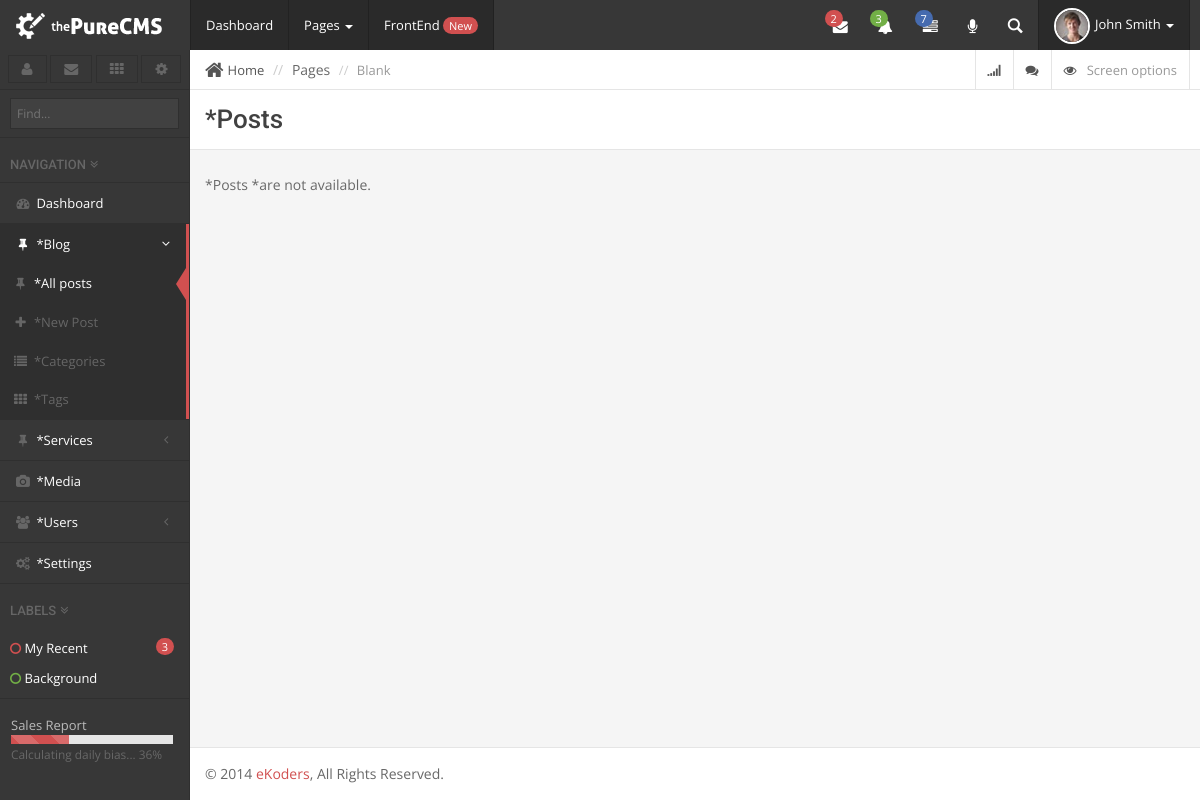
The app's page /admin/posts.php?type=blog (signed in), older data.
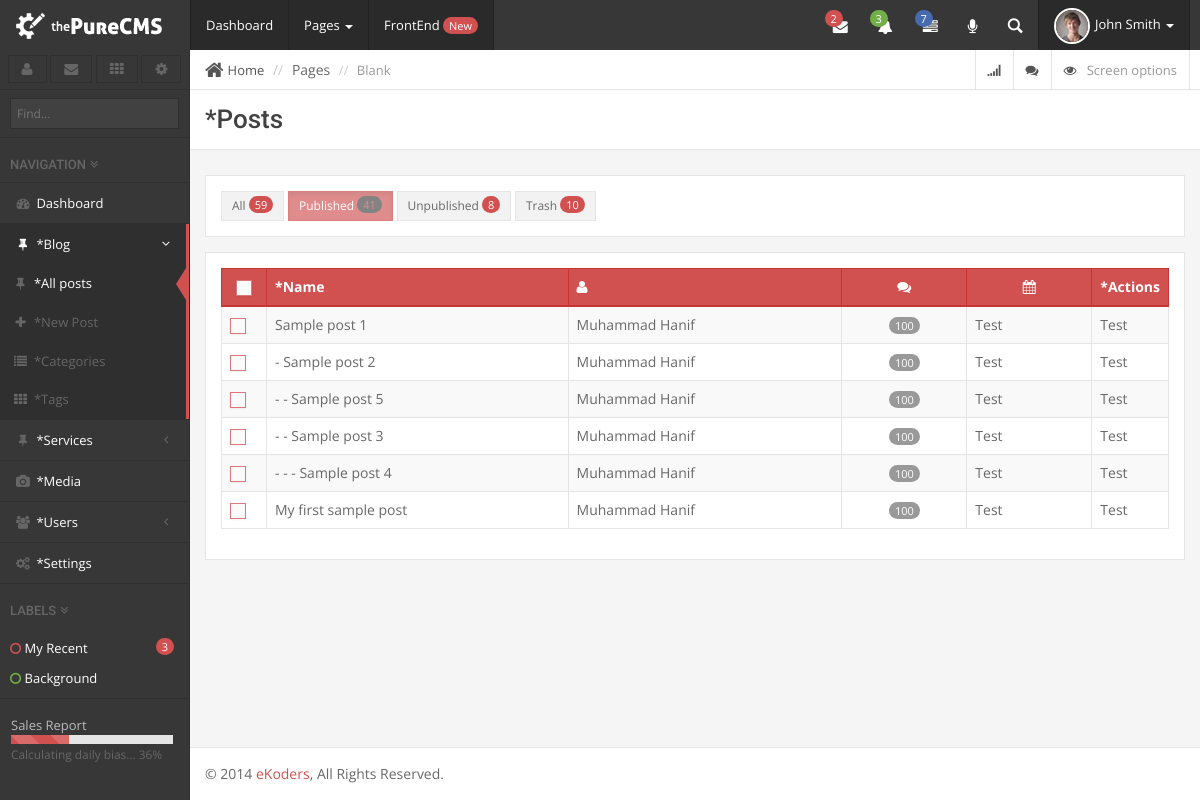
The same page, newer data.
### tables this page shows
CREATE TABLE IF NOT EXISTS `objects` (
  `ID` int(11) NOT NULL AUTO_INCREMENT,
  `author` int(11) NOT NULL,
  `title` varchar(256) NOT NULL,
  `content` longtext NOT NULL,
  `excerpt` longtext NOT NULL,
  `name` varchar(256) NOT NULL,
  `parent` int(11) NOT NULL,
  `status` varchar(16) NOT NULL DEFAULT 'punlished',
  `mimetype` varchar(16) NOT NULL,
  `type` varchar(16) NOT NULL,
  `ts` timestamp NOT NULL DEFAULT CURRENT_TIMESTAMP,
  `modified_ts` timestamp NOT NULL DEFAULT '0000-00-00 00:00:00',
  PRIMARY KEY (`ID`)
);

### common/default_vars.php (called while the page is built, shortened)
<?php
$posts = array();

### common/procedural_functions.php (called while the page is built, shortened)
<?php
function register_post($args = array()){
	extract($args);
	global $posts;
	$posts[$id] = $args;
}

### include/class.database.php (called while the page is built, shortened)
<?php
class Database {
    private $_DB;
    private $_query;
    private $_where = array();
    private $_select = array();
    private $_action;
    private $_table;
    public function __construct() {
        try {
            $this->_DB = new PDO('mysql:host=' . DB_HOST . ';dbname=' . DB_NAME, DB_USER, DB_PASS);
            $this->_DB->setAttribute(PDO::ATTR_ERRMODE, PDO::ERRMODE_EXCEPTION);
        } catch (PDOException $e) {
            echo 'ERROR: ' . $e->getMessage();
        }
    }
    public function where($column_name, $value, $operator = '=') {
        $this->_where[$column_name] = array();
        $this->_where[$column_name][] = $value;
        $this->_where[$column_name][] = $operator;
    }
    public function select($columns) {
        foreach ($columns as $column => $name) {
            $this->_select[$column] = $name;
        }
    }
    public function query($query) {
        try {
            $this->_query = $this->_DB->prepare(filter_var($query, FILTER_SANITIZE_STRING));
            $this->bind_results();
            $this->_query->execute();
            $this->_where = array();
            $this->_select = array();
        } catch (PDOException $e) {
            $er = $e->errorInfo;
            echo '<p style="font-family:arial; background:#F00; position:absolute; z-index:10000; color:#FFF; padding:5px;">ERROR: ' . $er[2] . '</p>';
        }
    }
    private function bind_results() {
        if (!empty($this->_where)) {
            foreach ($this->_where as $c => $value) {
                $this->_query->bindValue(':' . $c, $value[0], $this->get_type($value[0]));
            }
        }
    }
    private function get_type($value) {
        if (is_int($value)) {
            $param = PDO::PARAM_INT;
        } elseif (is_bool($value)) {
            $param = PDO::PARAM_BOOL;
        } elseif (is_null($value)) {
            $param = PDO::PARAM_NULL;
        } elseif (is_string($value)) {
            $param = PDO::PARAM_STR;
        } else {
            $param = FALSE;
        }
        return $param;
    }
    private function build_query() {
        $query = $this->_action;
        if ($this->_action == 'SELECT') {
            if (!empty($this->_select)) {
                foreach ($this->_select as $column_name => $name) {
                    $query .=' ' . $column_name . ' as ' . $name . ', ';
                }
            } else {
                $query .= ' *';
            }
            $query = rtrim($query, ', ');
        }
        if ($this->_action != 'UPDATE' && $this->_action != 'INSERT') {
            $query .= ' FROM ';
        }
        $query .= $this->_table;
        if (!empty($this->_where)) {
            $query .= ' WHERE ';
            $columns = array();
            foreach ($this->_where as $c => $v) {
                $columns[] = $c . ' ' . $v[1] . ' :' . $c;
            }
            $query .= implode(' AND ', $columns);
        }
        $this->query($query);
    }
    public function result($fetch_type = PDO::FETCH_OBJ) {
        return $this->_query->fetch($fetch_type);
    }
    public function all_results($fetch_type = PDO::FETCH_OBJ) {
        return $this->_query->fetchAll($fetch_type);
    }
    public function row_count() {
        return $this->_query->rowCount();
    }
    public function from($table_name, $num_rows = NULL) {
        $this->_action = 'SELECT';
        $this->_table = $table_name;
        $this->build_query();
    }
}

### admin/classes/class.post.php (called while the page is built, shortened)
<?php
class Post extends Database{
	private $table_name;
	public function __construct()
	{
		$this->table_name = DB_PREFIX.'objects';
		$this->user = new Users();
		$this->categories = new Categories();
	}
	public function get_posts($type)
	{
		$this->from($this->table_name);
		return $this->all_results();
	}
}

### admin/classes/class.users.php (called while the page is built, shortened)
<?php
class Users extends Capabilities{
	private $profile_table_name;
	public function __construct()
	{
		$this->profile_table_name = DB_PREFIX.'user_profiles';
		if ($this->is_logged_in()) {
			$this->user_capabilities = $this->get_user_capabilitirs();
		}
	}
	public static function is_logged_in()
	{
		if (isset($_SESSION['token'])) {
			return true;
		}else{
			return false;
		}
	}
	public static function get_logged_id()
	{
		if (isset($_SESSION['user_id'])) {
			return $_SESSION['user_id'];
		}
	}
	public function get_profile($user_id = NULL)
	{
		if (is_null($user_id)) {
			$user_id = $this->get_logged_id();
		}
		$this->from($this->profile_table_name);
		if ($this->row_count() > 0) {
			return $this->result();
		}
	}
}

### admin/classes/class.capabilities.php (called while the page is built, shortened)
<?php
class Capabilities extends Database{
	protected $role_table_name;
	public function __construct()
	{
		$this->role_table_name = DB_PREFIX.'user_roles';
	}
	public function get_user_capabilitirs($user_id = NULL)
	{
		$profile = $this->get_profile($user_id);
		$role = $this->get_roles($profile->user_role);
		$role_capabilities_object = json_decode($role->role_object);
		$role_capabilities = array();
		foreach ($role_capabilities_object as $group_name => $group_data) {
			$role_capabilities[$group_name] = array();
			foreach ($group_data as $key => $value) {
				$role_capabilities[$group_name][$key] = $value;
			}
		}
		return $role_capabilities;
	}
	public function get_roles($ID = NULL)
	{
		$this->from($this->role_table_name);
		if ($this->row_count() > 0 && isset($ID)) {
			return $this->result();
		}elseif ($this->row_count() > 0) {
			return $this->all_results();
		}
	}
}

### admin/classes/class.settings.php (called while the page is built, shortened)
<?php
class Settings extends Database{
	public $settings;
	private $table_name;
	public function __construct()
	{
		$this->table_name = DB_PREFIX.'settings';
		$this->select_all_settings();
	}
	public function select_all_settings()
	{
		$columns = array();
		$columns['setting_name'] = 'name';
		$columns['setting_value'] = 'value';
		$this->from($this->table_name);
		$results = $this->all_results();
		$this->settings = array();
		foreach ($results as $key => $value) {
			$this->settings[$value->name] = $value->value;
		}
	}
	public function get_settings($name = NULL)
	{
		if (isset($name)) {
			if (isset($this->settings[$name])) {
				return $this->settings[$name];
			}else{
				return false;
			}
		}
		return $this->settings;
	}
}

### admin/classes/class.media.php (called while the page is built, shortened)
<?php
class Media extends Settings{
	public function __construct()
	{
		parent::__construct();
		$this->upload_path = ABSPATH."contents/uploads/".date('Y/m/d/');
	}
}

### admin/classes/class.categories.php (called while the page is built, shortened)
<?php
class Categories extends Database{
	public function __construct()
	{
		$this->Media = new Media();
	}
}

### admin/posts.php (the view, shortened to what the rows shown need)
<?php
include_once 'include/init.php';
$type = $_GET['type'];
$Posts = new post();
$fields = array();
$fields['ID'] = 'ID';
$fields['author'] = 'author';
$fields['title'] = 'title';
$fields['parent'] = 'parent';
$fields['ts'] = 'cts';
$fields['modified_ts'] = 'mts';
$Posts->select($fields);
$all_posts = $Posts->get_posts($type);
$custom_post = $posts[$type];
$custom_names = $custom_post['meta']['pulural_title'];
$admin_title = ucfirst($custom_names);
include 'include/header.php';
?>
<link rel="stylesheet" href="assets/css/plugins/footable/footable.min.css">
<div id="page-wrapper">
		<div class="row">
			<div class="col-lg-12">
				<div class="page-header title">
					<h1><?php echo __($admin_title); ?></h1>
				</div>
			</div>
		</div>
		<div class="row">
			<div class="col-lg-12">
				<?php
				if (!isset($all_posts) || empty($all_posts)):
					echo "<p>";
					__($admin_title);
					echo " ";
					__("are not available.");
					echo "</p>";
				else:
				?>
				<div class="well white">
					<table id="SampleDT" class="datatable table table-bordered table-striped table-hover tc-table table-primary footable">
						<thead>
							<tr>
								<th class="col-small center"><label><input type="checkbox" class="tc"><span class="labels"></span></label></th>
								<th><?php __('Name') ?></th>
								<th class="hidden-xs col-large center"><i class="fa fa-user" title="Author"></i></th>
								<th class="hidden-xs col-medium center"><i class="fa fa-comments" title="Post Comments"></i></th>
								<th class="hidden-xs col-medium center"><i class="fa fa-calendar" title="Date"></i></th>
								<th class="center col-small"><?php __('Actions') ?></th>
							</tr>
						</thead>
						<tbody>
							<?php
								function generate_parent($all_posts, $parent = 0, $indent = ''){
									foreach ($all_posts as $post) {
										if ($post->parent != $parent) {
											continue;
										}
										?>
											<tr>
												<td><label><input type="checkbox" class="tc"><span class="labels"></span></label></td>
												<td><?php echo $indent.' '.$post->title ?></td>
												<td>Muhammad Hanif</td>
												<td class="col-medium center"><small class="badge center">100</small></td>
												<td>Test</td>
												<td>Test</td>
											</tr>
										<?php
									}
								}
								generate_parent($all_posts, 0, '');
							?>
						</tbody>
					</table>
				</div>
				<?php endif; ?>
			</div>
		</div>
<?php include 'include/footer.php'; ?>

Row changes from the older to the newer data that the page shows:
added objects: title "Sample post 1", shown under "*Posts"
added objects: indent "-", title "Sample post 2", shown under "Sample post 1"
added objects: indent "- -", title "Sample post 5", shown under "Sample post 2"
added objects: indent "- -", title "Sample post 3", shown under "Sample post 2"
added objects: indent "- - -", title "Sample post 4", shown under "Sample post 3"
Text that changed along with them:
$lang->get_key($key): "*Posts *Posts *are not available." → "*Posts *Name *Actions"
text now shown: "All 59 Published 41 Unpublished 8 Trash 10 My first sample post Muhammad Hanif 100 Test Test"
